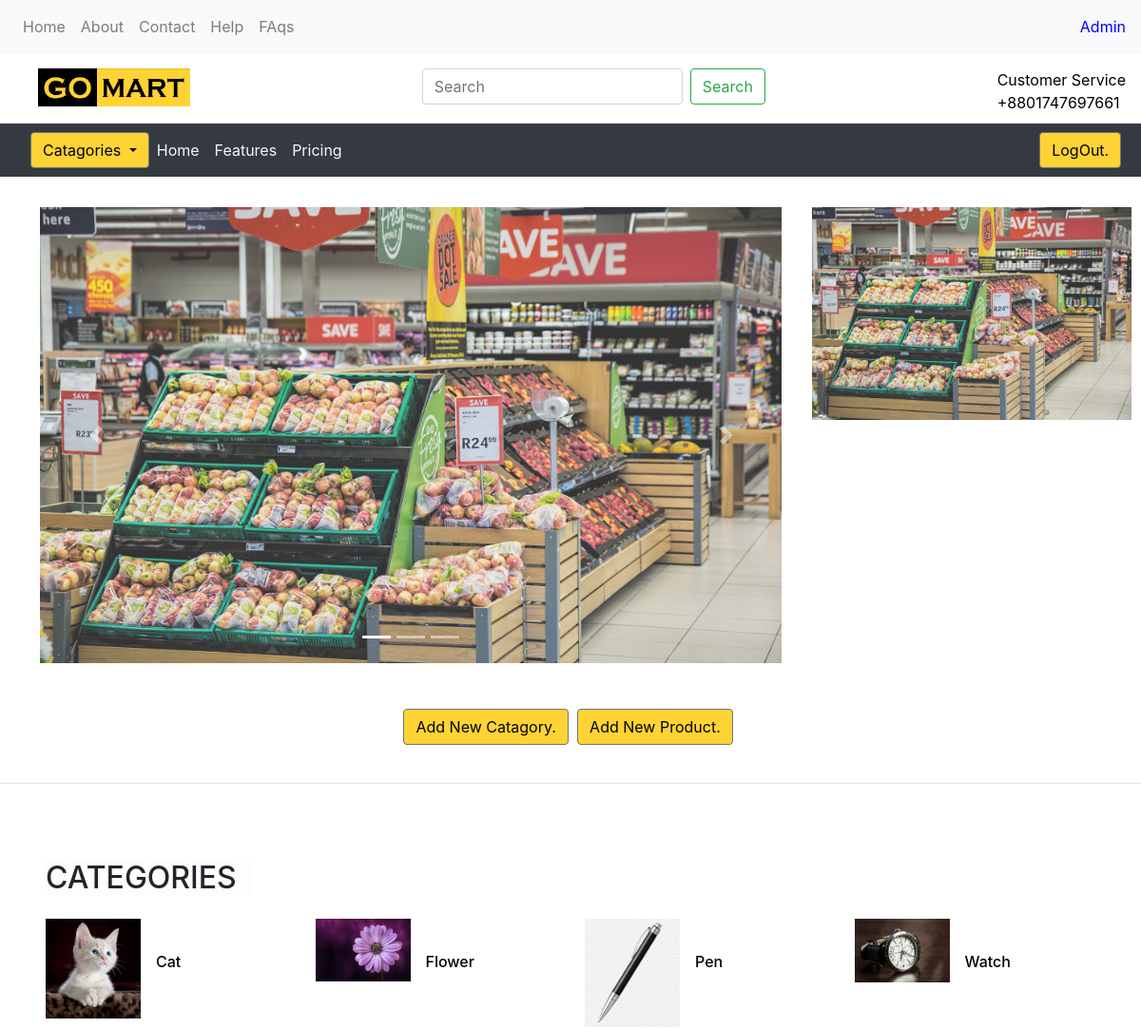
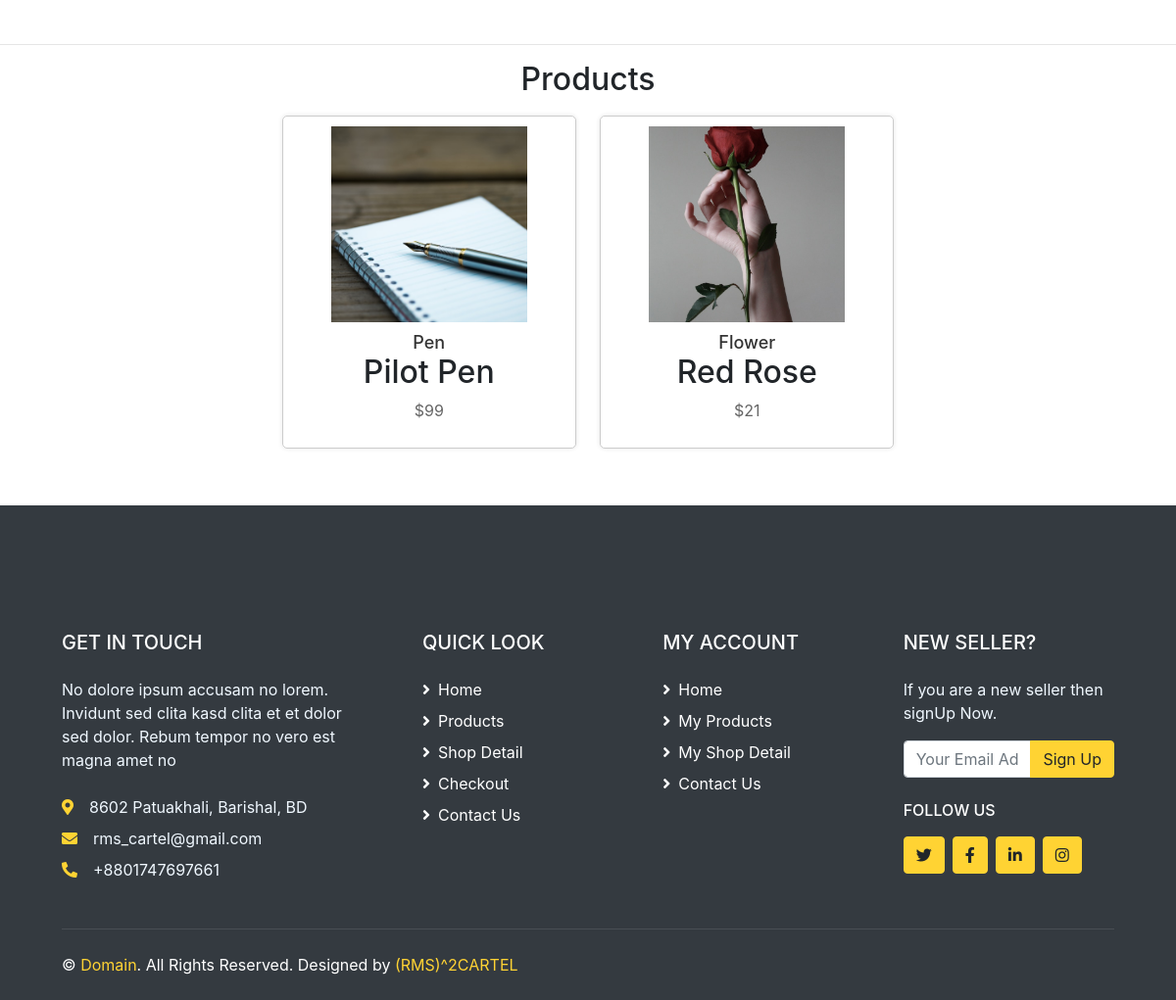
The page /seller.php (signed in) on the database its author committed (2 pictures, top to bottom).
### tables this page shows
CREATE TABLE `categories` (
  `name` varchar(255) NOT NULL,
  `image` varchar(255) NOT NULL
);

CREATE TABLE `products` (
  `product_name` varchar(255) NOT NULL,
  `price` int(30) NOT NULL,
  `category` varchar(255) NOT NULL,
  `image` varchar(255) NOT NULL
);

### seller.php (the view, shortened to what this page needs)
<?php
  include 'php/catagory.php';
 ?>
<!DOCTYPE html>
<html lang="en">
  <head>
    <link rel="stylesheet" href="https://cdnjs.cloudflare.com/ajax/libs/font-awesome/5.15.3/css/all.min.css">
</head>
    <link
      rel="stylesheet"
      href="https://cdn.jsdelivr.net/npm/bootstrap@4.0.0/dist/css/bootstrap.min.css"
    />
    <link rel="stylesheet" href="css/style.css">
  </head>
  <body>
<header>
    <nav  class="navbar navbar-expand-lg navbar-light bg-light">
      <div class="collapse navbar-collapse" id="navbarNav">
        <ul class="navbar-nav">
        <li class="nav-item">
            <a class="nav-link" href="Index.php"
              >Home <span class="sr-only">(current)</span></a
            >
          </li>
          <li class="nav-item">
            <a class="nav-link" href="about.php"
              >About <span class="sr-only">(current)</span></a
            >
          </li>
          <li class="nav-item">
            <a class="nav-link" href="contact.php">Contact</a>
          </li>
          <li class="nav-item">
            <a class="nav-link" href="#">Help</a>
          </li>
          <li class="nav-item">
            <a class="nav-link" href="#">FAqs</a>
          </li>
        </ul>
      </div>
      <span style="color:blue"> <?php echo $_SESSION['name'] ?></span><span></span>
    </nav>
    <div id="widthDeactive" style="margin-top: 1rem; height: fit-content">
      <ul
        style="
          list-style: none;
          display: flex;
          justify-content: space-between;
          margin: 0rem;
        "
      >
        <li>
        <a href="index.php">
            <img
            style="height: 2.5rem; width: 10rem"
            src="Images/GoMartLogo.jpg"
            alt="">
            </a>
        </li>
        <li>
          <form class="form-inline">
            <input
              class="form-control mr-sm-2"
              type="search"
              placeholder="Search"
              aria-label="Search"
            />
            <button class="btn btn-outline-success my-2 my-sm-0" type="submit">
              Search
            </button>
          </form>
        </li>
        <li>
          <p style="color: black; padding-right: 1rem; margin: 0rem">
            Customer Service <br />+8801747697661
          </p>
        </li>
      </ul>
    </div>
    <nav
      class="navbar navbar-expand-lg navbar-light bg-dark"
      style="margin-top: 0.6rem"
    >
      <div class="btn-group">
        <button
          type="button"
          class="btn btn-secondary dropdown-toggle"
          style="background-color: rgb(255, 211, 52); color: black"
          data-toggle="dropdown"
          aria-haspopup="true"
          aria-expanded="false"
        >
          Catagories
        </button>
      </div>
      <div class="collapse navbar-collapse" id="navbarText">
        <ul class="navbar-nav mr-auto">
          <li class="nav-item active">
            <a class="nav-link" style="color: aliceblue" href="#"
              >Home
              <span class="sr-only" style="color: aliceblue">(current)</span></a
            >
          </li>
          <li class="nav-item">
            <a class="nav-link" style="color: aliceblue" href="#">Features</a>
          </li>
          <li class="nav-item">
            <a class="nav-link" style="color: aliceblue" href="#">Pricing</a>
          </li>
        </ul>
      </div>
    <a href="logout.php"
        name="logOut"
        type="button"
        class="btn btn-secondary"
        style="background-color: rgb(255, 211, 52); color: black;  margin-right: .3rem;">
        LogOut.
    </a>
    </nav>
</header>
    <div class="slide" style="display: flex; flex-wrap: wrap; justify-content: center; text-align: center;">
  <div style="margin: 2rem 0rem 0rem 2rem; width:65%; " id="carouselExampleIndicators" class="carousel slide" data-ride="carousel">
    <ol class="carousel-indicators">
      <li data-target="#carouselExampleIndicators" data-slide-to="0" class="active"></li>
      <li data-target="#carouselExampleIndicators" data-slide-to="1"></li>
      <li data-target="#carouselExampleIndicators" data-slide-to="2"></li>
    </ol>
    <div class="carousel-inner">
      <div class="carousel-item active">
        <img class="d-block w-100" src="Images/grocery-1232944_1920.jpg" alt="First slide">
      </div>
    </div>
    <a class="carousel-control-prev" href="#carouselExampleIndicators" role="button" data-slide="prev">
      <span class="carousel-control-prev-icon" aria-hidden="true"></span>
    </a>
    <a class="carousel-control-next" href="#carouselExampleIndicators" role="button" data-slide="next">
      <span class="carousel-control-next-icon" aria-hidden="true"></span>
    </a>
  </div>
  <div style="max-width: 30rem;">
    <img  class="sideImg" src="Images/grocery-1232944_1920.jpg" alt=""> <br>
  </div>
  </div>
<br><br>
<div id="Add" style="text-align: center;">
        <button
        id="AddCat"
          type="button"
          class="btn btn-secondary"
          style="background-color: rgb(255, 211, 52); color: black; margin-right: .3rem;"
        >
          Add New Catagory.
        </button>
        <button
        id="AddProduct"
          type="button"
          class="btn btn-secondary"
          style="background-color: rgb(255, 211, 52); color: black; margin-right: .3rem;"
        >
          Add New Product.
        </button>
</div>
<br>
<hr>
<div style="padding: 0rem;" class="container-fluid pt-5">
  <h2 class="section-title position-relative text-uppercase mx-xl-5 mb-4"><span class="bg-secondary pr-3">Categories</span></h2>
  <div class="row px-xl-5 pb-3">
    <?php
    $sql = "SELECT name, image FROM categories";
    $result = $conn->query($sql);
    if ($result->num_rows > 0) {
        while ($row = $result->fetch_assoc()) {
            $categoryName = $row['name'];
            $imagePath = $row['image'];
    ?>
            <div class="col-lg-3 col-md-4 col-sm-6 pb-1">
                <a class="text-decoration-none" href="">
                    <div class="cat-item d-flex align-items-center mb-4">
                        <div class="overflow-hidden" style="width: 100px; height: 100px;">
                            <img class="img-fluid" src="<?php echo $imagePath; ?>" alt="<?php echo $categoryName; ?>">
                        </div>
                        <div class="flex-fill pl-3">
                            <h6><?php echo $categoryName; ?></h6>
                        </div>
                    </div>
                </a>
            </div>
    <?php
        }
    } else {
        echo "No categories found.";
    }
    ?>
  </div>
</div>
<hr>
<div id="Products">
  <h2>Products</h2>
  <?php
  $sql = "SELECT product_name, price, category, image FROM products";
  $result = $conn->query($sql);
  if ($result->num_rows > 0) {
      while ($row = $result->fetch_assoc()) {
          $productName = $row['product_name'];
          $productPrice = $row['price'];
          $productCategory = $row['category'];
          $imagePath = $row['image'];
  ?>
          <div class="product">
            <img src="<?php echo $imagePath; ?>" alt="Product Image">
            <h3><?php echo $productCategory; ?></h3>
            <h2><?php echo $productName ?></h2>
            <p class="price">$<?php echo $productPrice; ?></p>
          </div>
  <?php
      }
  } else {
      echo "<p>No products found.</p>";
  }
  ?>
</div>
    <div class="container-fluid bg-dark text-secondary mt-5 pt-5">
      <div class="row px-xl-5 pt-5">
          <div class="col-lg-4 col-md-12 mb-5 pr-3 pr-xl-5">
              <h5 class="text-secondary text-uppercase mb-4">Get In Touch</h5>
              <p class="mb-4">No dolore ipsum accusam no lorem. Invidunt sed clita kasd clita et et dolor sed dolor. Rebum tempor no vero est magna amet no</p>
              <p class="mb-2"><i class="fa fa-map-marker-alt text-primary mr-3"></i>8602 Patuakhali, Barishal, BD</p>
              <p class="mb-2"><i class="fa fa-envelope text-primary mr-3"></i>rms_cartel@gmail.com</p>
              <p class="mb-0"><i class="fa fa-phone-alt text-primary mr-3"></i>+8801747697661</p>
          </div>
          <div class="col-lg-8 col-md-12">
              <div class="row">
                  <div class="col-md-4 mb-5">
                      <h5 class="text-secondary text-uppercase mb-4">Quick look</h5>
                      <div class="d-flex flex-column justify-content-start">
                          <a class="text-secondary mb-2" href="#"><i class="fa fa-angle-right mr-2"></i>Home</a>
                          <a class="text-secondary mb-2" href="#"><i class="fa fa-angle-right mr-2"></i>Products</a>
                          <a class="text-secondary mb-2" href="#"><i class="fa fa-angle-right mr-2"></i>Shop Detail</a>
                          <a class="text-secondary mb-2" href="#"><i class="fa fa-angle-right mr-2"></i>Checkout</a>
                          <a class="text-secondary" href="#"><i class="fa fa-angle-right mr-2"></i>Contact Us</a>
                      </div>
                  </div>
                  <div class="col-md-4 mb-5">
                      <h5 class="text-secondary text-uppercase mb-4">My Account</h5>
                      <div class="d-flex flex-column justify-content-start">
                          <a class="text-secondary mb-2" href="#"><i class="fa fa-angle-right mr-2"></i>Home</a>
                          <a class="text-secondary mb-2" href="#"><i class="fa fa-angle-right mr-2"></i>My Products</a>
                          <a class="text-secondary mb-2" href="#"><i class="fa fa-angle-right mr-2"></i>My Shop Detail</a>
                          <a class="text-secondary" href="#"><i class="fa fa-angle-right mr-2"></i>Contact Us</a>
                      </div>
                  </div>
                  <div class="col-md-4 mb-5">
                      <h5 class="text-secondary text-uppercase mb-4">New Seller?</h5>
                      <p>If you are a new seller then signUp Now.</p>
                      <form action="">
                          <div class="input-group">
                              <input type="text" class="form-control" placeholder="Your Email Address">
                              <div class="input-group-append">
                                  <button class="btn btn-primary">Sign Up</button>
                              </div>
                          </div>
                      </form>
                      <h6 class="text-secondary text-uppercase mt-4 mb-3">Follow Us</h6>
                      <div class="d-flex">
                          <a class="btn btn-primary btn-square mr-2" href="#"><i class="fab fa-twitter"></i></a>
                          <a class="btn btn-primary btn-square mr-2" href="#"><i class="fab fa-facebook-f"></i></a>
                          <a class="btn btn-primary btn-square mr-2" href="#"><i class="fab fa-linkedin-in"></i></a>
                          <a class="btn btn-primary btn-square" href="#"><i class="fab fa-instagram"></i></a>
                      </div>
                  </div>
              </div>
          </div>
      </div>
      <div class="row border-top mx-xl-5 py-4" style="border-color: rgba(256, 256, 256, .1) !important;">
          <div class="col-md-6 px-xl-0">
              <p class="mb-md-0 text-center text-md-left text-secondary">
                  &copy; <a class="text-primary" href="#">Domain</a>. All Rights Reserved. Designed
                  by
                  <a class="text-primary" href="#">(RMS)^2CARTEL</a>
              </p>
          </div>
          <div class="col-md-6 px-xl-0 text-center text-md-right">
          </div>
      </div>
  </div>
  </body>
</html>

### css/style.css (style rules this page uses)
body { justify-content: center; overflow-x: hidden; }
.h6, h6 { font-size: 1rem; }
.h1, .h2, .h3, .h4, .h5, .h6, h1, h2, h3, h4, h5, h6 { margin-bottom: 0.5rem; font-family: inherit; font-weight: 500; line-height: 1.2; color: inherit; }
h1, h2, h3, h4, h5, h6 { margin-top: 0; margin-bottom: 0.5rem; }
a { color: #000000; text-decoration: none; background-color: transparent; -webkit-text-decoration-skip: objects; }
.text-secondary { color: #ffffff!important; }
footer a,p { font-weight: 2rem; color: aliceblue; }
.btn-primary { color: #212529; background-color: #FFD333; border-color: #FFD333; }
.text-primary { color: #FFD333 !important; }
.carousel-inner,.carousel-item,.carousel { max-height: 30rem; max-width: 65rem; }
.carousel-item img { opacity: .8; object-fit: cover; object-position: top; }
.sideImg { max-width: 26rem; max-height: 14rem; object-fit: cover; margin: 2rem 0 0 2rem; opacity: 0.8; transition: all 0.5s; }
.bg-secondary { background-color: #fdfdfd!important; }
.pt-5, .py-5 { margin-top: 2rem; padding-top: 3rem!important; }
.product { display: inline-block; width: 300px; margin: 10px; padding: 10px; border: 1px solid #ccc; border-radius: 5px; box-shadow: 0 0 5px rgba(0, 0, 0, 0.1); text-align: center; position: relative; transition: all .3s; }
.product img { width: 200px; height: 200px; object-fit: cover; margin-bottom: 10px; }
.product h3 { margin: 0; font-size: 18px; color: #333; }
.product .price { margin-top: 5px; font-size: 16px; color: #666; }
#Products { text-align: center; }

### rows shown on the page
categories: image (picture), name "Cat"
categories: image (picture), name "Flower"
categories: image (picture), name "Pen"
categories: image (picture), name "Watch"
products: image (picture), category "Pen", product_name "Pilot Pen", price "99"
products: image (picture), category "Flower", product_name "Red Rose", price "21"

### other values the page prints
$_SESSION['name'] "Admin"
